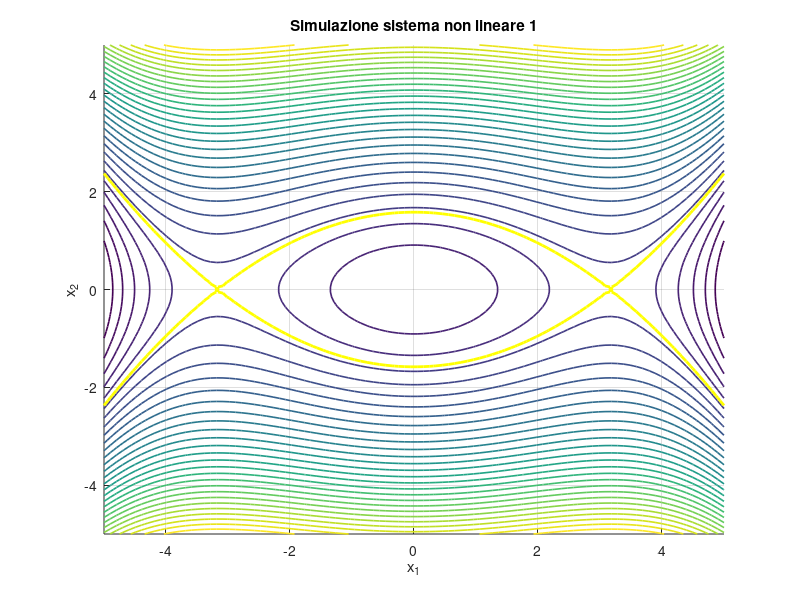

Here is the MATLAB script that generated this plot: (Note: this script raises an error after producing the figure.)
% Parametri del sistema
M  = 20;
k1 = 10;
k2 = 1;
B1 = 10;
B2 = 10; 

% Dinamica NON lineare (caso +k2*x^3 - B2*x2^3)
f = @(t,x) [
    x(2);
    (-k1*x(1) + k2*x(1)^3 - B1*x(2) - B2*x(2)^3)/M
];

% Lyapunov energetica
V = @(x1,x2) 0.5*M*x2.^2 + 0.5*k1*x1.^2 - 0.25*k2*x1.^4;

% definizione della dinamica non lineare
f1 = @(x1,x2) x2;
f2 = @(x1,x2) (-k1*x1 + k2*x1.^3 - B1*x2 - B2*x2.^3)/M;

% Derivata della Lyapunov
Vdot = @(x1,x2) ...
    (k1*x1).*f1(x1,x2) - (k2*x1.^3).*f1(x1,x2) + M*x2.*f2(x1,x2);


x1max = 5;
x1min = -5;
x2max = 5;  
x2min = -5;


[x1g,x2g] = meshgrid(linspace(x1min,x1max,100), ...
                     linspace(x2min,x2max,100));
Vgrid = V(x1g,x2g);
Vdotgrid = Vdot(x1g,x2g);

figure; hold on; grid on;
contour(x1g,x2g,Vgrid,30,'LineWidth',1.2);
xlabel('x_1'); ylabel('x_2');

xlabel('x_1'); ylabel('x_2');
title('Simulazione sistema non lineare 1');

%regione di attrazione
c = 25.01;
contour(x1g,x2g,Vgrid,[c c],'y','LineWidth',2);
grid on

% Ginput scelta del punto iniziale
[x10, x20] = ginput(1);
x0 = [x10; x20];

plot(x10,x20,'go','MarkerSize',8,'LineWidth',2);



% Integrazione del sistema
tspan = [0 20];
[t,x] = ode45(f, tspan, x0);

plot(x(:,1), x(:,2), 'g', 'LineWidth', 1.5);

while true
    [x10, x20, button] = ginput(1);
    if isempty(button)
        break
    end
    x0 = [x10; x20];
    plot(x10,x20,'go','MarkerSize',8,'LineWidth',2);
    [t,x] = ode45(f, tspan, x0);
    plot(x(:,1), x(:,2), 'g', 'LineWidth', 1.5);
end
